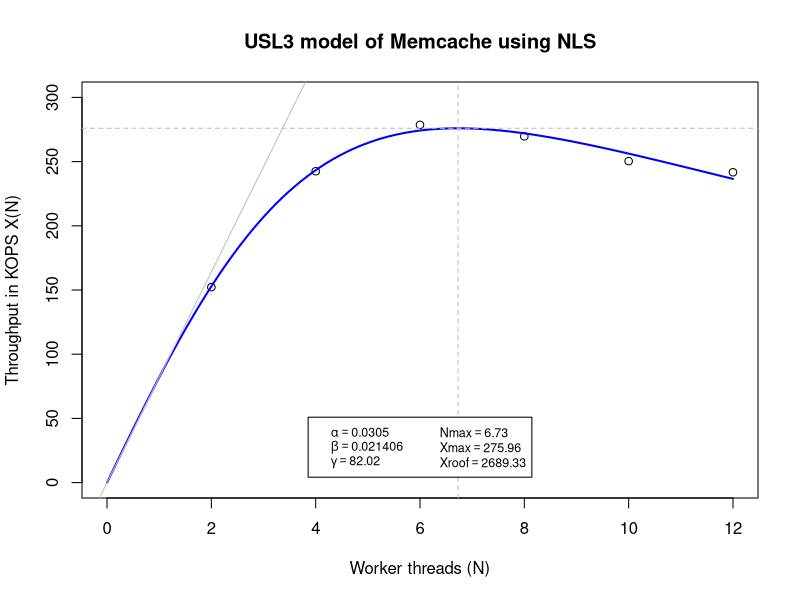

Write R code to recreate this figure.
# Created by NJG on Mon Oct 22 18:39:24 2018

# N is configured number of memcache worker threads 
df.mc <- read.csv(text=" N,X
                  2,152.22
                  4,242.49
                  6,278.63
                  8,269.67
                  10,250.36
                  12,241.69", 
                  header=TRUE
                  )
head(df.mc)

plot(df.mc$N,df.mc$X, type="p",
     xlim=c(0,12), ylim=c(0,300),
     main="USL3 model of Memcache using NLS",
     xlab="Worker threads (N)",ylab="Throughput in KOPS X(N)"
     )

# Fit the nonlinear USL model
usl.fit <- nls(X ~ gamma * N / 
                 (1 + alpha * (N - 1) + beta * N * (N - 1)), 
               data=df.mc, start=list(gamma=100, alpha=1e-2, beta=1e-2),
               algorithm="port", 
               lower=c(50,0,0), upper=c(200,5e-1,5e-1))
summary(usl.fit)

# overlay the USL curve
curve(coef(usl.fit)['gamma'] * x / (1 + coef(usl.fit)['alpha'] * (x - 1) + 
                                      coef(usl.fit)['beta'] * x * (x - 1)), 
      from=0, to=12, add=TRUE, col="blue", lwd=2)

# compute USL scaling metrics
Nmax <- sqrt((1 - coef(usl.fit)['alpha']) / coef(usl.fit)['beta'])
Xmax <- coef(usl.fit)['gamma'] * Nmax / 
  (1 + coef(usl.fit)['alpha'] * (Nmax - 1) + 
     coef(usl.fit)['beta'] * Nmax * (Nmax - 1))
Nopt <- abs(1 / coef(usl.fit)['alpha'])
Xroof <- coef(usl.fit)['gamma'] * Nopt 

abline(v=Nmax,col="gray",lty="dashed")
abline(h=Xmax,col="gray",lty="dashed")
abline(b=coef(usl.fit)['gamma'], a=0, col="gray")

legend("bottom",
       legend=eval(parse(text=sprintf("expression(alpha == %.4f, 
      beta == %.6f, gamma == %.2f, Nmax==%.2f, Xmax==%.2f,  Xroof==%.2f)", 
       coef(usl.fit)['alpha'], coef(usl.fit)['beta'], 
       coef(usl.fit)['gamma'], Nmax, Xmax, Xroof))), 
       ncol=2, inset=0.05, cex=0.75
       )
